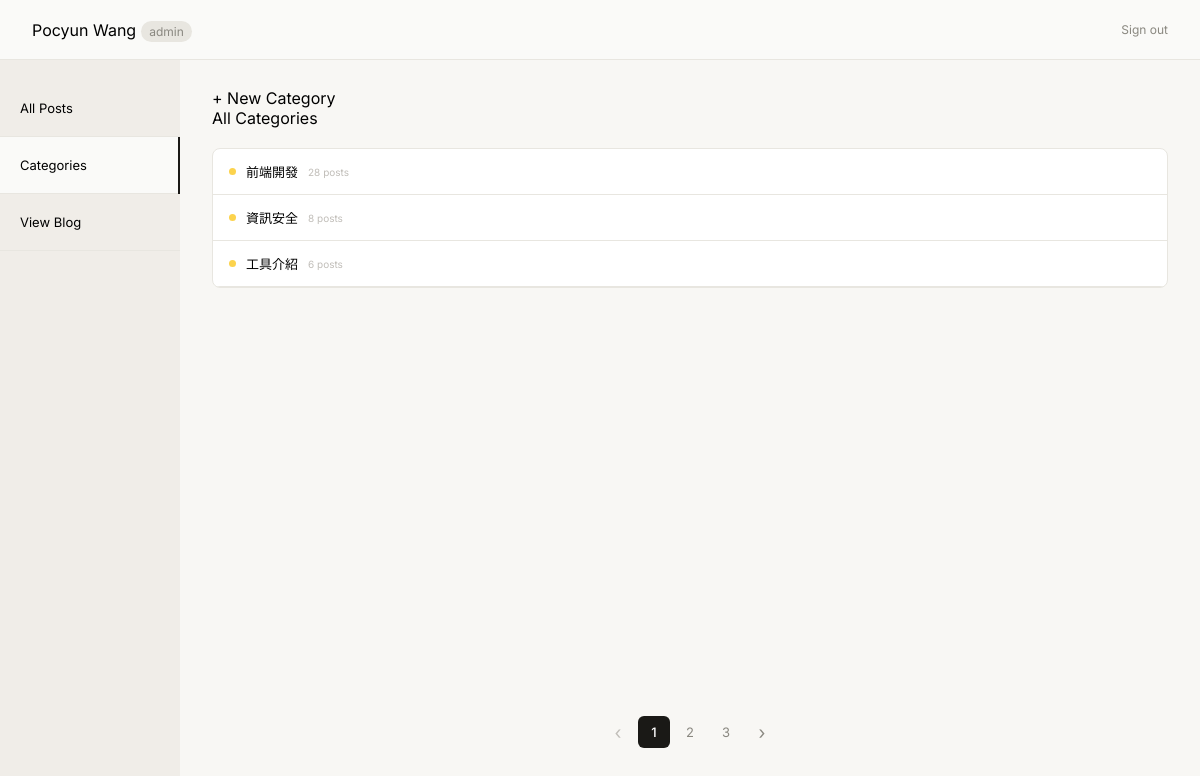
Screenshot of /admin/categories.php (signed in) with the database file from the repository.
### tables this page shows
CREATE TABLE `categories` (
  `id` int(11) NOT NULL AUTO_INCREMENT,
  `name` varchar(255) NOT NULL,
  PRIMARY KEY (`id`),
  UNIQUE KEY `name` (`name`)
);

### utils.php (called while the page is built, shortened)
<?php
    function executeQuery($conn, $sql, $types, ...$params) {
        $stmt = $conn->prepare($sql);
        $stmt->bind_param($types, ...$params);
        if (!$stmt->execute()) return null;
        return $stmt->get_result();
    }
    function escape($str) {
        return htmlspecialchars($str, ENT_QUOTES);
    }
?>

### admin/categories.php (the view, shortened to what this page needs)
<?php
	require_once('../conn.php');
	require_once('../utils.php');
	$currentPage = (int)($_GET['page'] ?? 1);
	$perPage = 3;
	$sql = "SELECT COUNT(id) as categoriesCount FROM `categories`";
	$result = $conn->query($sql);
	$total = $result->fetch_assoc()['categoriesCount'];
	$totalPages = ceil($total / $perPage);
	$currentPage = min(max(1, $currentPage), $totalPages);
	$offset = ($currentPage - 1) * $perPage;
	$sql = "
		SELECT COUNT(p.id) as postsCount,
		c.name as categoryName,
		c.id as categoryId
		FROM `categories` as c
		LEFT JOIN `posts` as p
		on c.id = p.category_id
		GROUP BY c.id
		ORDER BY postsCount DESC
		LIMIT ? OFFSET ?
	";
	$result = executeQuery($conn, $sql, 'ii', $perPage, $offset);
?>
<!DOCTYPE html>
<html lang="en">
<?php
  require_once('../template/head.php');
?>
  <body>
    <?php require_once('../template/admin/header.php'); ?>
      	<?php require_once('../template/admin/side.php'); ?>
        <main>
	        <div class="main-content__wrapper">
	          <div class="btn btn-add">+ New Category</div>
	          <div class="title">All Categories</div>
	          <div class="categories">
	          	<?php while($row = $result->fetch_assoc()): ?>
		          		<div class="category">
		          			<div class="category__content">
			          			<div class="category__dot"></div>
			          			<div class="category__name"><?= escape($row['categoryName']) ?></div>
			          			<div class="category__count"><?= escape($row['postsCount']) ?> posts</div>
			          		</div>
		          		</div>
	          	<?php endwhile; ?>
	        	</div>
	        </div>
					<?php require_once('../template/pagination.php'); ?>
        </main>
  </body>
</html>

### rows the page displays
categories: name "前端開發", postsCount "28"
categories: name "資訊安全", postsCount "8"
categories: name "工具介紹", postsCount "6"

### other values shown
$currentPage "1"
$currentPage + 1 "2"
$totalPages "3"
